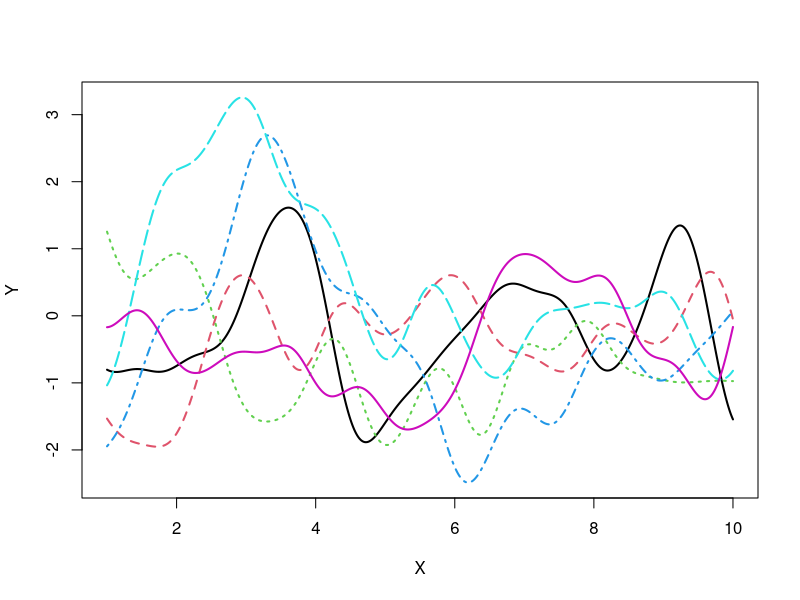
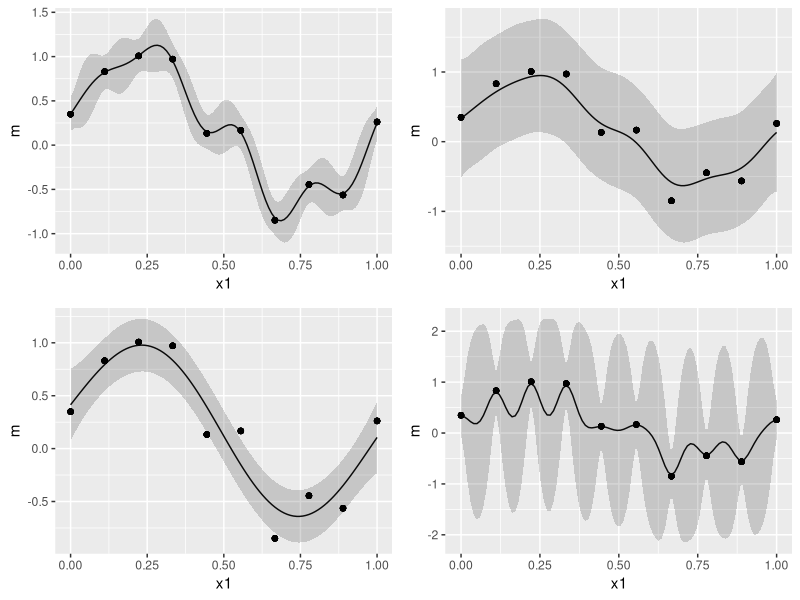
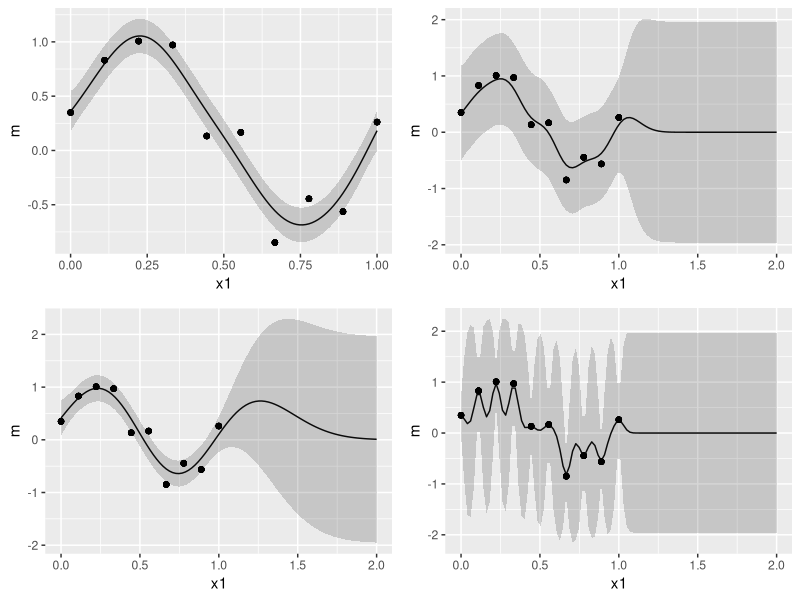

Write R code to recreate these figures, in order.
## ---- chunk 1

knitr::opts_chunk$set(class.output = 'nohighlight')
knitr::opts_chunk$set(echo = TRUE)

## ---- chunk 2
# Define Kernel function
Kernel_Mat <- function(X,sigma,beta){
  N <- NROW(X)
  K <- matrix(0,N,N)
  for (i in 1:N) {
    for (k in 1:N) {
      if(i==k) kdelta = 1 else kdelta = 0
      K[i,k] <- K[k,i] <- exp(-t(X[i,]-X[k,])%*%(X[i,]-X[k,])/(2*sigma^2)) + beta^{-1}*kdelta
    }
  }
  return(K)
}

N <- 10 # max value of X
M <- 1000 # sample size
X <- matrix(seq(1,N,length=M),M,1) # create X
testK <- Kernel_Mat(X,0.5,1e+18) # calc kernel matrix

library(MASS)

P <- 6 # num of sample path
Y <- matrix(0,M,P) # define Y

for(i in 1:P){
  Y[,i] <- mvrnorm(n=1,rep(0,M),testK) # sample Y
}

# Plot
matplot(x=X,y=Y,type = "l",lwd = 2)

## ---- chunk 3
library(ggplot2)
library(grid)

# 1.Gaussian Process Regression

# PRML's synthetic data set
curve_fitting <- data.frame(
  x=c(0.000000,0.111111,0.222222,0.333333,0.444444,0.555556,0.666667,0.777778,0.888889,1.000000),
  t=c(0.349486,0.830839,1.007332,0.971507,0.133066,0.166823,-0.848307,-0.445686,-0.563567,0.261502))

f <- function(beta, sigma, xmin, xmax, input, train) {
  kernel <- function(x1, x2) exp(-(x1-x2)^2/(2*sigma^2)); # define Kernel function
  K <- outer(input, input, kernel); # calc gram matrix
  C_N <- K + diag(length(input))/beta
  m <- function(x) (outer(x, input, kernel) %*% solve(C_N) %*% train) # coditiona mean 
  m_sig <- function(x)(kernel(x,x) - diag(outer(x, input, kernel) %*% solve(C_N) %*% t(outer(x, input, kernel)))) #conditional variance
  x <- seq(xmin,xmax,length=100)
  output <- ggplot(data.frame(x1=x,m=m(x),sig1=m(x)+1.96*sqrt(m_sig(x)),sig2=m(x)-1.96*sqrt(m_sig(x)),
                              tx=input,ty=train),
                   aes(x=x1,y=m)) + 
    geom_line() +
    geom_ribbon(aes(ymin=sig1,ymax=sig2),alpha=0.2) +
    geom_point(aes(x=tx,y=ty))
  return(output)
}

grid.newpage() # make a palet
pushViewport(viewport(layout=grid.layout(2, 2))) # divide the palet into 2 by 2
print(f(100,0.1,0,1,curve_fitting$x,curve_fitting$t), vp=viewport(layout.pos.row=1, layout.pos.col=1))
print(f(4,0.10,0,1,curve_fitting$x,curve_fitting$t), vp=viewport(layout.pos.row=1, layout.pos.col=2))
print(f(25,0.30,0,1,curve_fitting$x,curve_fitting$t), vp=viewport(layout.pos.row=2, layout.pos.col=1))
print(f(25,0.030,0,1,curve_fitting$x,curve_fitting$t), vp=viewport(layout.pos.row=2, layout.pos.col=2)) 
## ---- chunk 4
grid.newpage() # make a palet
pushViewport(viewport(layout=grid.layout(2, 2))) # divide the palet into 2 by 2
print(f(100,0.1,0,2,curve_fitting$x,curve_fitting$t), vp=viewport(layout.pos.row=1, layout.pos.col=1)) 
print(f(4,0.10,0,2,curve_fitting$x,curve_fitting$t), vp=viewport(layout.pos.row=1, layout.pos.col=2)) 
print(f(25,0.30,0,2,curve_fitting$x,curve_fitting$t), vp=viewport(layout.pos.row=2, layout.pos.col=1))
print(f(25,0.030,0,2,curve_fitting$x,curve_fitting$t), vp=viewport(layout.pos.row=2, layout.pos.col=2)) 

## ---- chunk 5

g <- function(xmin, xmax, input, train){
  # initial value
  beta = 100
  b = 1
  a = 1
  learning_rate = 0.1
  itermax <- 1000
  if (class(input) == "numeric"){
    N <- length(input)
  } else
  {
    N <- NROW(input)
  }
  kernel <- function(x1, x2) a*exp(-0.5*b*(x1-x2)^2); # define kernel
  derivative_a <- function(x1,x2) exp(-0.5*b*(x1-x2)^2)
  derivative_b <- function(x1,x2) -0.5*a*(x1-x2)^2*exp(-0.5*b*(x1-x2)^2)
  dloglik_a <- function(C_N,y,x1,x2) {
    -sum(diag(solve(C_N)%*%outer(input, input, derivative_a)))+t(y)%*%solve(C_N)%*%outer(input, input, derivative_a)%*%solve(C_N)%*%y 
  }
  dloglik_b <- function(C_N,y,x1,x2) {
    -sum(diag(solve(C_N)%*%outer(input, input, derivative_b)))+t(y)%*%solve(C_N)%*%outer(input, input, derivative_b)%*%solve(C_N)%*%y 
  }
  # loglikelihood function
  likelihood <- function(b,a,x,y){
    kernel <- function(x1, x2) a*exp(-0.5*b*(x1-x2)^2)
    K <- outer(x, x, kernel)
    C_N <- K + diag(N)/beta
    itermax <- 1000
    l <- -1/2*log(det(C_N)) - N/2*(2*pi) - 1/2*t(y)%*%solve(C_N)%*%y
    return(l)
  }
  K <- outer(input, input, kernel) 
  C_N <- K + diag(N)/beta
  for (i in 1:itermax){
    kernel <- function(x1, x2) a*exp(-b*(x1-x2)^2)
    derivative_b <- function(x1,x2) -0.5*a*(x1-x2)^2*exp(-0.5*b*(x1-x2)^2)
    dloglik_b <- function(C_N,y,x1,x2) {
      -sum(diag(solve(C_N)%*%outer(input, input, derivative_b)))+t(y)%*%solve(C_N)%*%outer(input, input, derivative_b)%*%solve(C_N)%*%y 
    }
    K <- outer(input, input, kernel) # calc gram matrix
    C_N <- K + diag(N)/beta
    l <- 0
    if(abs(l-likelihood(b,a,input,train))<0.0001&i>2){
      break
    }else{
      a <- as.numeric(a + learning_rate*dloglik_a(C_N,train,input,input))
      b <- as.numeric(b + learning_rate*dloglik_b(C_N,train,input,input))
    }
    l <- likelihood(b,a,input,train)
  }
  K <- outer(input, input, kernel)
  C_N <- K + diag(length(input))/beta
  m <- function(x) (outer(x, input, kernel) %*% solve(C_N) %*% train)  
  m_sig <- function(x)(kernel(x,x) - diag(outer(x, input, kernel) %*% solve(C_N) %*% t(outer(x, input, kernel))))
  x <- seq(xmin,xmax,length=100)
  output <- ggplot(data.frame(x1=x,m=m(x),sig1=m(x)+1.96*sqrt(m_sig(x)),sig2=m(x)-1.96*sqrt(m_sig(x)),
                              tx=input,ty=train),
                   aes(x=x1,y=m)) + 
    geom_line() +
    geom_ribbon(aes(ymin=sig1,ymax=sig2),alpha=0.2) +
    geom_point(aes(x=tx,y=ty))
  return(output)
}

print(g(0,1,curve_fitting$x,curve_fitting$t), vp=viewport(layout.pos.row=1, layout.pos.col=1))


